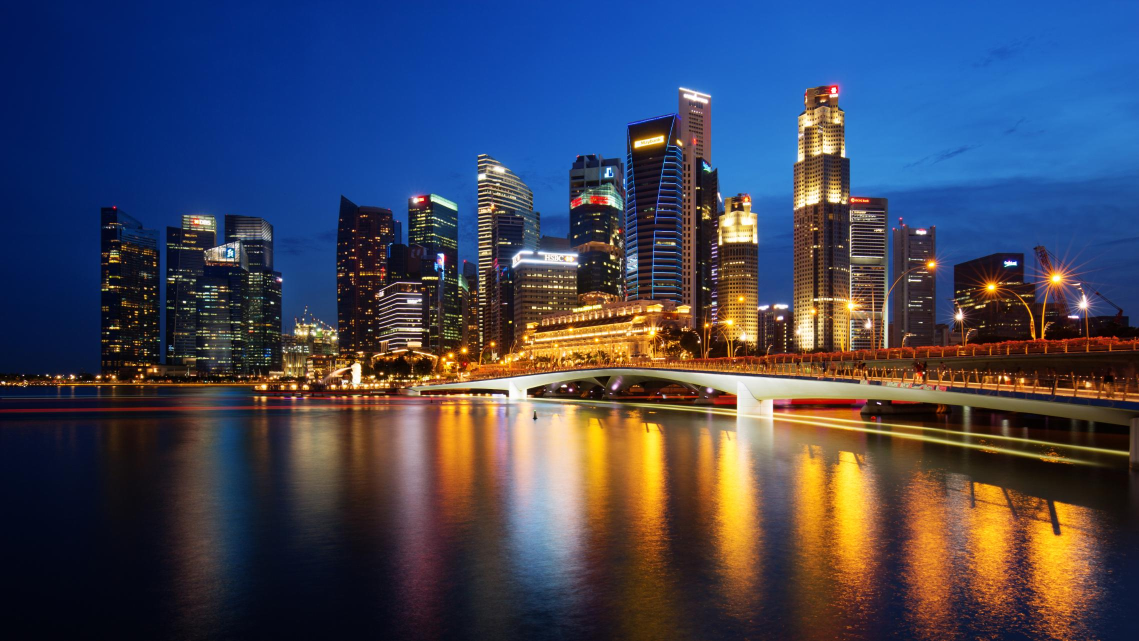
#> input picture K-means-Clustering/city.jpg, 2278 x 1282 px (shown at 1/2 size)
$ jupyter execute Dominant_Color.ipynb
#> lines starting #> are read from the running program, lines starting #| are printed output that depends on the picture
[cell 1]
import matplotlib.pyplot as plt
import numpy as n
import cv2
from sklearn.cluster import KMeans

[cell 2]
img=cv2.imread("city.jpg")
#> img is the input picture: shape (1282, 2278, 3); mean B, G, R 89.6, 69, 64.6
img=cv2.cvtColor(img,cv2.COLOR_BGR2RGB)
original_img=img

[cell 3]
plt.imshow(img)
plt.show()

[cell 4]
img.shape
#> Out = (1282, 2278, 3)

[cell 5]
pixels=img.reshape((1282*2278,3))

[cell 6]
pixels.shape
#> Out = (2920396, 3)

[cell 7]
k=4
km=KMeans(n_clusters=4)
km.fit(pixels)

[cell 8]
h=km.cluster_centers_
h=n.array(h,dtype="uint8")

[cell 9]
colors=[]
j=1
for i in h:
    plt.subplot(1,4,j)
    plt.axis("off")
    j+=1
    colors.append(i)
    f=n.zeros((100,100,3),dtype="uint8")
    f[:,:,:]=i
    plt.imshow(f)
plt.show()
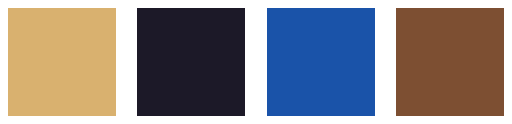
#> figure drawn by matplotlib, 4 panels

[cell 10]
p=km.labels_

[cell 11]
len(p)

[cell 12]
new_img=n.zeros((2920396,3),dtype="uint8")
new_img

[cell 13]
for i in range(new_img.shape[0]):
    new_img[i]=colors[km.labels_[i]]
new_img=new_img.reshape((original_img.shape))
plt.imshow(new_img)
plt.show()
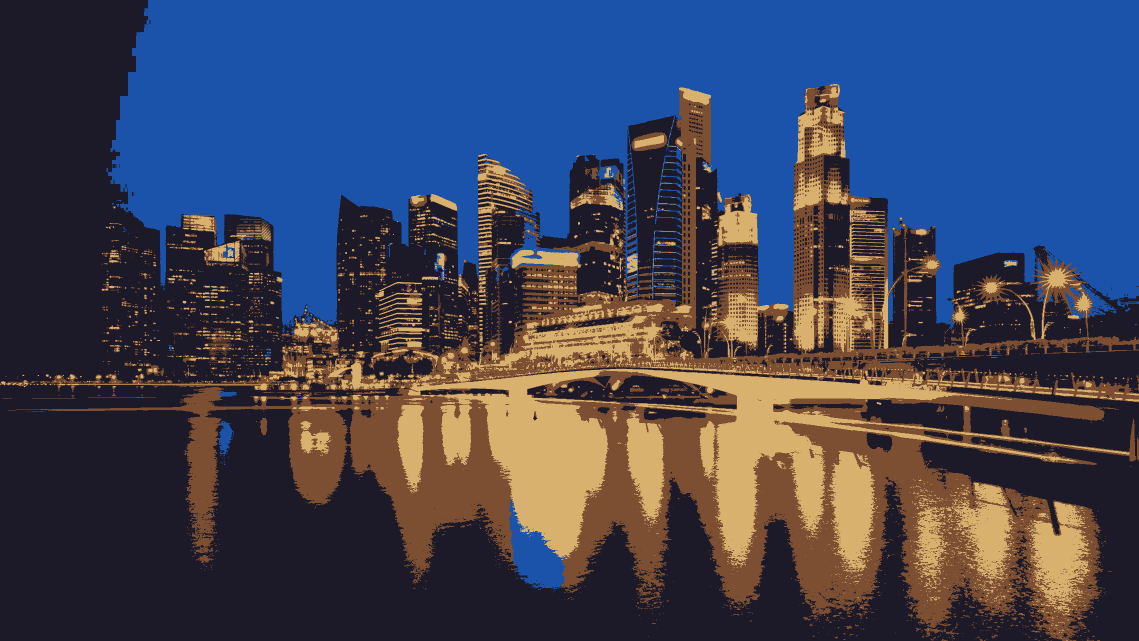
#> shown: shape (1282, 2278, 3) (shown at 1/2 size); mean R, G, B 64.1, 68.5, 89.3
